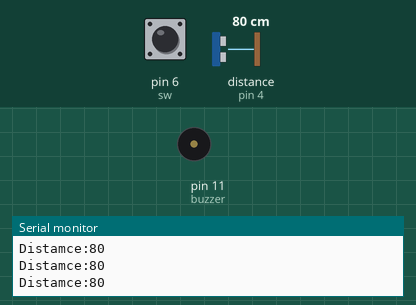
The sketch below on a simulated Arduino Uno, built with avr-gcc and run on an emulated ATmega328P. Shown: buzzer (waves = sounding), the last lines printed to the serial monitor. Wiring (inferred from the names in the program): ultrasonic range finder: trigger pin 5; echo pin 4. The test bench sets the inputs (shaded band); at power-on: distance to the obstacle (sensor on pin 4) 80 cm, pin 6 (sw) LOW. The echo pulse lasts 58.3 µs per cm; the modem accepts every AT command (registered, SIM ready, sends succeed) and sends nothing else.

Above: at 4.2 s.
4.3 s: distance to the obstacle (sensor on pin 4) set to 34 cm
7.3 s: distance to the obstacle (sensor on pin 4) set to 29 cm
At 7.7 s:
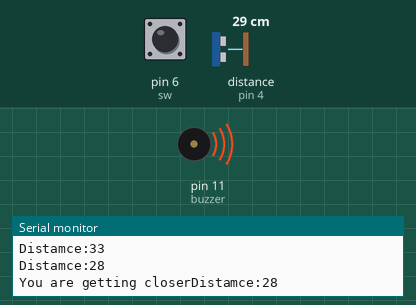
Timing chart, 0 to 10.3 s (numbered marks = the images above; inputs shaded):
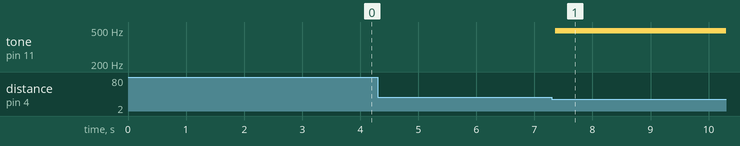

The sketch:

Final_code_Accident_alert.ino
```cpp
//Chandula-Nethmal

#include <SoftwareSerial.h>
#define DEBUG true
SoftwareSerial mySerial(7, 8);

int timeout = 5000; // timeout in millisecs

int counter = 0;
String Longit = "", Latit = "", Time1 = "", Date1 = "";
int Echo = 4; //SENSOR ECHO
int Trig = 5; //SENSOR TRIG

int buzzer = 11;
int sw = 6;
int Powerkey = 9;
int Distance = 0;
int counter2 = 0;
int counter3 = 0;

int  Accident_level = 10;   // 2nd level in cm
int Safty_Distance = 30;  // 1st level in cm

void setup()
{
  mySerial.begin(9600);  //Default serial port setting for the GPRS modem is 19200bps 8-N-1
  Serial.begin(9600);
  pinMode(Powerkey, OUTPUT);   // initialize the digital pin as an output.
  power();
  pinMode(sw, INPUT);
  pinMode(Echo, INPUT);
  pinMode(Trig, OUTPUT);
  getgps();

}

void loop()
{
  counter=0;
  counter2 = 0;
  //sendData( "AT+CGNSINF", 1000, DEBUG);
  Distance = Distance_test();
  Serial.print("Distamce:");
  Serial.println(Distance);
  while (Distance <= Safty_Distance) {
    while ((Distance <= Safty_Distance) && (Distance > Accident_level) && (counter2 == 0))  {
      Distance = Distance_test();
      Serial.print("You are getting closer");
      Serial.print("Distamce:");
      Serial.println(Distance);
      Buzz1();
      if (digitalRead(sw) == HIGH) {
        counter2 = 1;
      }
    }
    Distance = Distance_test();
    Serial.print("Distamce:");
    Serial.println(Distance);
    counter3 = 0;
    int timestart = 0;
    while ( Distance <= Accident_level) {
      Distance =  Distance_test();
      Serial.print("Distamce:");
      Serial.println(Distance);
      timestart = millis();
      while ((millis() <= (timestart + timeout)) && (counter3 == 0 || counter3 == 2) && (Distance <= Accident_level)) {
        Serial.print("You are in crashing level");
        Distance =  Distance_test();
        Serial.print("Distamce:");
        Serial.println(Distance);
        if (digitalRead(sw) == HIGH) {
          counter3 = 1;
        }
        else (counter3 = 2);
        Buzz2();
      }
      if ( (counter3 == 2) && (millis() > (timestart + timeout))) {            // Put the timeout period as (timestart + "timeout")
        while ((Longit == "")  or ( Latit == "" ) or  (Date1.substring(0, 4) != "2017" )) {
          sendData( "AT+CGNSINF", 1000, DEBUG);
          Serial.println("This is an urgent messege sent by SIM 808 accident alerting system. Your car has faced an accident at " + Longit + " ," + Latit + " coordinates on " + Date1 + "  at the time in GMT " + Time1 + " . \r");
        }
        sendData( "AT+CGNSINF", 1000, DEBUG);
        Serial.println("Making a call");
        call();
        delay(6000);
        Serial.println("sending a sms");
        sendSMS();
        Serial.print("This is an urgent messege sent by SIM 808 accident alerting system. Your car has faced an accident at " + Longit + " ," + Latit + " coordinates on " + Date1 + "  at the time in GMT " + Time1 + " . \r");
        counter3 =0;
        counter=0;
        counter2 = 0;

      }

    }
  }
}
void getgps(void) {
  sendData( "AT+CGNSPWR=1", 1000, DEBUG);
  sendData( "AT+CGPSINF=0", 1000, DEBUG);
}

void sendData(String command, const int timeout, boolean debug) {
  String response = "";
  mySerial.println(command);
  delay(5);
  if (debug) {
    long int time = millis();
    while ( (time + timeout) > millis()) {
      while (mySerial.available()) {
        response += char(mySerial.read());
      }
    }

    // Serial.print(response);
    int _1commaIndex = response.indexOf(',');
    int _2commaIndex = response.indexOf(',', _1commaIndex + 1);
    int _3commaIndex = response.indexOf(',', _2commaIndex + 1);
    int _4commaIndex = response.indexOf(',', _3commaIndex + 1);
    int _5commaIndex = response.indexOf(',', _4commaIndex + 1);
    String Lat = response.substring(_3commaIndex + 1, _4commaIndex);
    String Long = response.substring(_4commaIndex + 1, _5commaIndex);
    String Date = response.substring(_2commaIndex + 1, _2commaIndex + 9);
    String Time = response.substring(_2commaIndex + 9 , _3commaIndex );
    Date = Date.substring(0, 4) + "/" + Date.substring(4, 6) + "/" + Date.substring(6, 8);
    Time = (Time.substring(0, 2)) + "." + Time.substring(2, 4) + "." + Time.substring(4, 6);

    //Serial.print("Lat:");
    Longit = Long;
    Latit = Lat;
    Time1 = Time;
    Date1 = Date;
  }
}
int Distance_test()
{
  digitalWrite(Trig, LOW);
  delayMicroseconds(2);
  digitalWrite(Trig, HIGH);
  delayMicroseconds(20);
  digitalWrite(Trig , LOW);
  float Fdistance = pulseIn(Echo , HIGH);
  delay(10);

  Fdistance = Fdistance / 29 / 2;
  return (int)Fdistance;
}
int Buzz1() {
  analogWrite(buzzer, 235), delay(500);
  analogWrite(buzzer, 0), delay(300);
}
void Buzz2() {
  analogWrite(buzzer, 255), delay(200);
  analogWrite(buzzer, 0), delay(150);
}
void sendSMS() {
  //sendData( "AT+CGNSINF", 1000, DEBUG);
  if ( Longit != ""  && Latit != "" &&  (Date1.substring(0, 4) == "2017" ) &&  counter == 0) {
    Serial.print("This is an urgent messege sent by SIM 808 accident alerting system. Your car has faced an accident at " + Longit + " ," + Latit + " coordinates on " + Date1 + "  at the time in GMT " + Time1 + " . \r");
    mySerial.print("\r");
    delay(1000);                    //Wait for a second while the modem sends an "OK"
    mySerial.print("AT+CMGF=1\r");    //Because we want to send the SMS in text mode
    delay(1000);
    Serial.print("Time out");
    //mySerial.print("AT+CSCA=\"+919032055002\"\r");  //Setting for the SMS Message center number,
    //delay(1000);                                  //uncomment only if required and replace with
    //the message center number obtained from
    //your GSM service provider.
    //Note that when specifying a tring of characters
    // " is entered as \"

    mySerial.print("AT+CMGS=\"0711662691\"\r");    // Youy family number
    //to be sent to the number specified.
    //Replace this number with the target mobile number.
    delay(1000);
    mySerial.print("This is an urgent messege sent by Dad's car alerting system. Your car has faced an accident at " + Longit + " ," + Latit + " coordinates on " + Date1 + "  at the time in GMT " + Time1 + " . \r"); //The text for the message
    counter = 1;
    delay(1000);
    mySerial.write(0x1A);  //Equivalent to sending Ctrl+Z
  }
}

void power(void)
{
  digitalWrite(Powerkey, HIGH);
  delay(1000);               // wait for 1 second
  digitalWrite(Powerkey, LOW);
}

void call() {   //Making a call
  mySerial.println("ATD0711662691;"); // The number you want to dial ("ATD'your num';")

  if (mySerial.available())

    Serial.print((unsigned char)mySerial.read());


  delay(10000);
  delay(10000);

  mySerial.println("ATH"); //End the call.
  if (mySerial.available())

    Serial.print((unsigned char)mySerial.read());
}
```

Measured:
- the behaviour switches between 32 and 31 cm on distance to the obstacle (sensor on pin 4) (found by bisection; images 0 and 1)
- after the input at 7.3 s, tone on pin 11 (buzzer): silent → 490 Hz after 0.06 s
